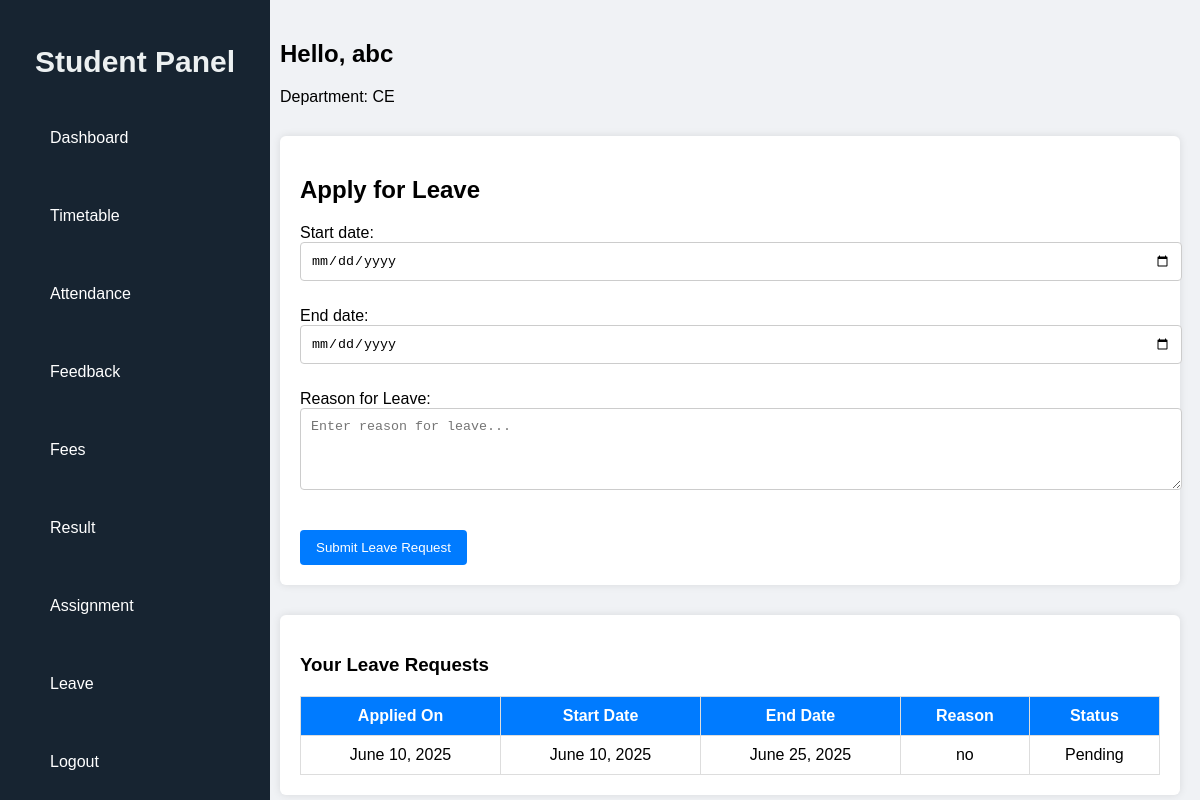
The page /student/leave/ (signed in) on the database as committed earlier.
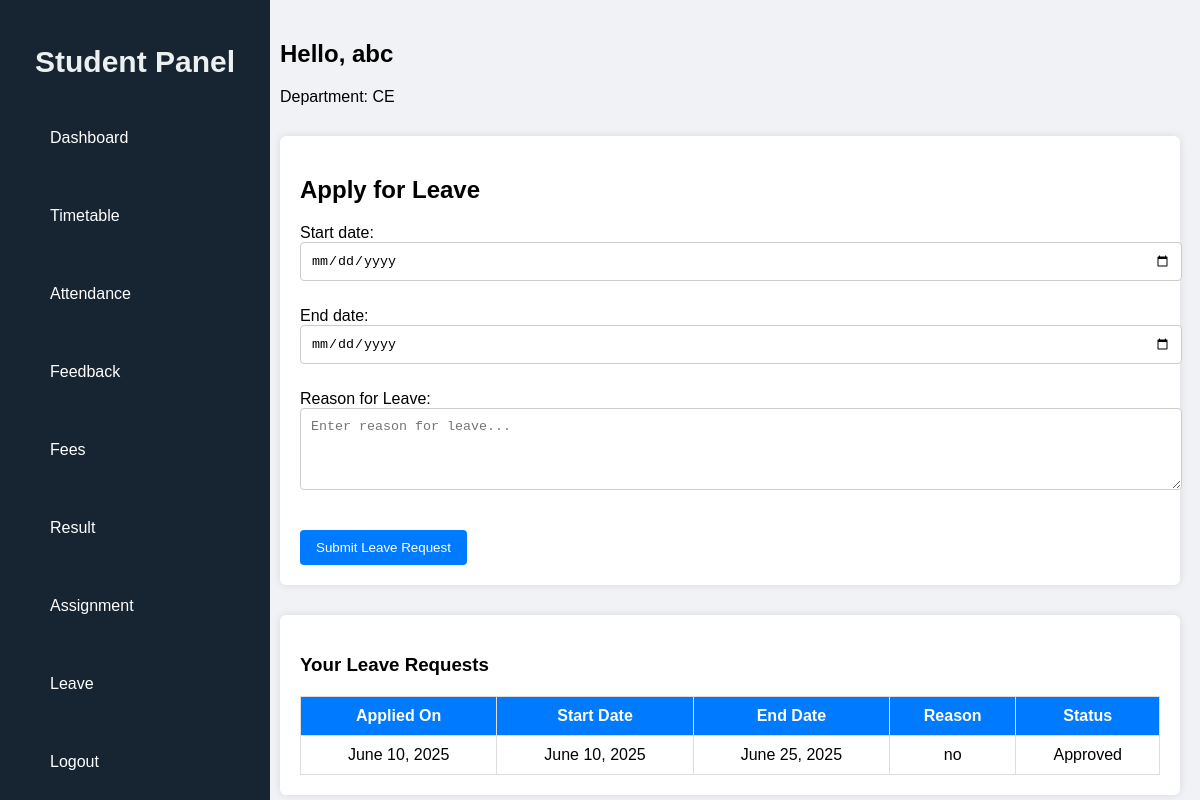
The same page on the database as committed later.
### CMS/models.py (models this page shows, shortened)
class LeaveRequest(models.Model):
    USER_TYPE_CHOICES = (
        ('Faculty', 'Faculty'),
        ('Student', 'Student'),
    )
    user = models.ForeignKey('CustomUser', on_delete=models.CASCADE)
    user_type = models.CharField(max_length=10, choices=USER_TYPE_CHOICES)
    reason = models.TextField()
    status = models.CharField(
        max_length=10,
        choices=(('Pending', 'Pending'), ('Approved', 'Approved'), ('Rejected', 'Rejected')),
        default='Pending'
    )
    date = models.DateField(auto_now_add=True)
    start_date = models.DateField(null=True, blank=True)
    end_date = models.DateField(null=True, blank=True)

### CMS/views.py (the view)
# urls.py: path('student/leave/', views.apply_leave_student, name='apply_leave_student'),
@login_required #done
def apply_leave_student(request):
    user = request.user
    if not hasattr(user, 'student'):
        return redirect('home')
    if request.method == 'POST':
        form = LeaveRequestForm(request.POST)
        if form.is_valid():
            leave = form.save(commit=False)
            leave.user = user
            leave.user_type = 'Student'
            leave.save()
            return redirect('apply_leave_student')
    else:
        form = LeaveRequestForm()
    leave_requests = LeaveRequest.objects.filter(user=user).order_by('-date')
    return render(request, 'student_apply_leave.html', {'form': form, 'leave_requests': leave_requests})

### CMS/forms.py
class LeaveRequestForm(forms.ModelForm):
    class Meta:
        model = LeaveRequest
        fields = ['start_date', 'end_date' , 'reason']
        widgets = {
            'reason': forms.Textarea(attrs={'class': 'form-control', 'rows': 4, 'placeholder': 'Enter reason for leave...'}),
            'start_date': forms.DateInput(attrs={'type': 'date','required': True}),
            'end_date': forms.DateInput(attrs={'type': 'date','required': True}),
        }
        labels = {
            'reason': 'Reason for Leave',
        }

### CMS/models.py (called while the page is built)
    def __str__(self):
        return self.name

### CMS/templates/student_apply_leave.html (shortened to what this page needs)
{% load static %}
<!DOCTYPE html>
<html lang="en">
<head>
    <link rel="stylesheet" href="{% static 'css/sidebar.css' %}">
    <link rel="stylesheet" href="{% static 'css/student_leave.css' %}">
</head>
<body>
<div class="dashboard-container">
    {% include 'student_sidebar.html' %}
    <div class="main-content">
        <div class="welcome-box">
            <h2>Hello, {{ request.user.first_name|default:request.user.username }}</h2>
            <p>Department: {{ request.user.student.department }}</p>
        </div>
        <div class="leave-application-box">
            <h2>Apply for Leave</h2>
            <form method="POST">
                {{ form.as_p }}
                <button type="submit">Submit Leave Request</button>
            </form>
        </div>
        <div class="leave-history-box">
            <h3>Your Leave Requests</h3>
            <table>
                <thead>
                    <tr>
                        <th>Applied On</th>
                        <th>Start Date</th>
                        <th>End Date</th>
                        <th>Reason</th>
                        <th>Status</th>
                    </tr>
                </thead>
                <tbody>
                    {% for leave in leave_requests %}
                    <tr>
                        <td>{{ leave.date }}</td>
                        <td>{{ leave.start_date }}</td>
                        <td>{{ leave.end_date }}</td>
                        <td>{{ leave.reason }}</td>
                        <td>{{ leave.status }}</td>
                    </tr>
                    {% empty %}
                    <tr>
                        <td colspan="5">No leave requests found.</td>
                    </tr>
                    {% endfor %}
                </tbody>
            </table>
        </div>
    </div>
</div>
</body>
</html>

Rows that differ between the two databases and show on the page:
changed LeaveRequest "no": status "Pending" → "Approved"
